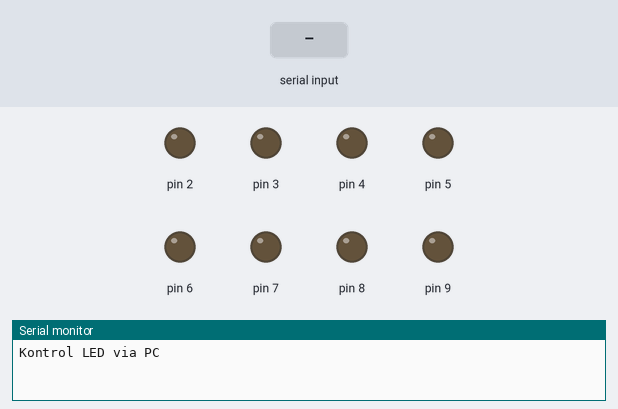
The sketch below on a simulated Arduino Uno, built with avr-gcc and run on an emulated ATmega328P. Shown: output pins drawn as LEDs (lit = HIGH), the last lines printed to the serial monitor. Inputs (shaded band) come from the test bench.

Above: at 1.2 s.
1.3 s: "1" received over Serial
At 2.4 s:
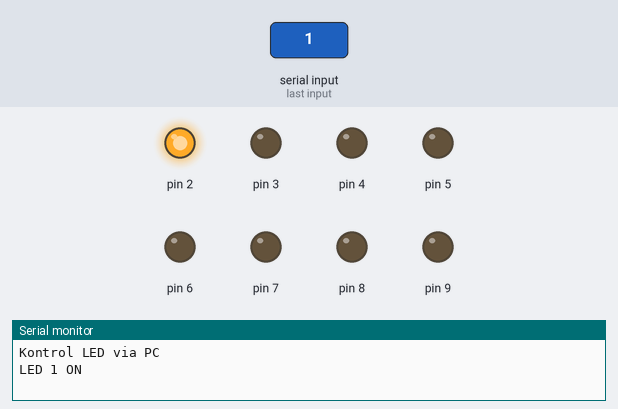
2.8 s: "2" received over Serial
At 3.6 s:
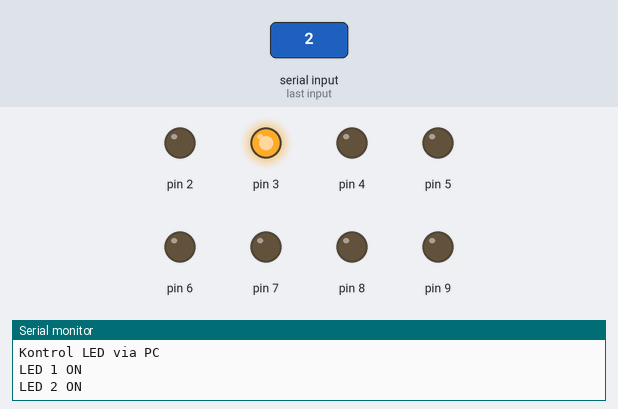
4.3 s: "3" received over Serial
At 4.7 s:
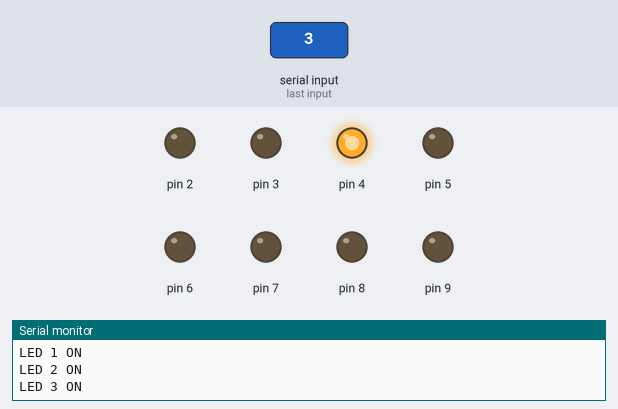
5.8 s: "4" received over Serial
At 7.0 s:
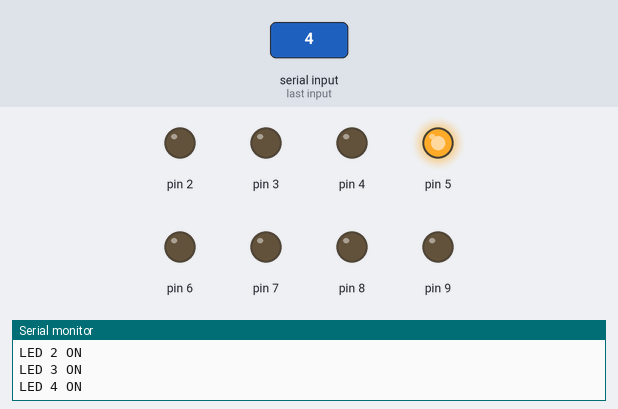
7.3 s: "5" received over Serial
At 8.2 s:
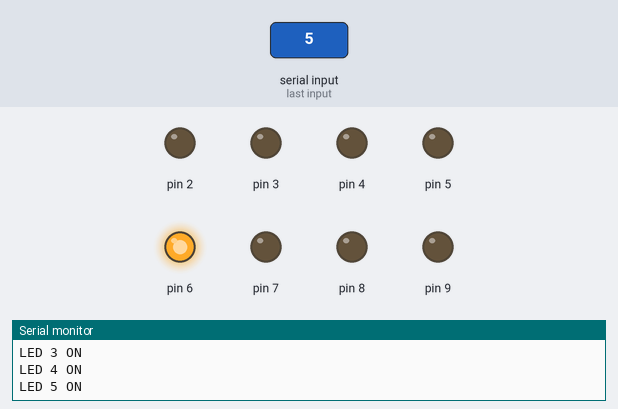
8.8 s: "6" received over Serial
At 9.3 s:
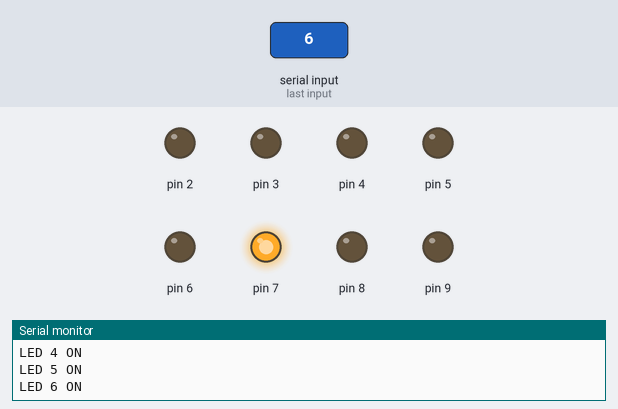
Timing chart, 0 to 11.3 s (numbered marks = the images above; inputs shaded):
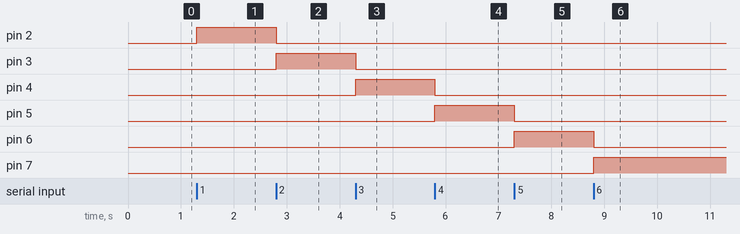

The sketch:

Serial_Coms.ino
```cpp
// Program 18: kontrol LED via PC
byte in_serial, str;

void setup() {
  pinMode(2, OUTPUT);
  pinMode(3, OUTPUT);
  pinMode(4, OUTPUT);
  pinMode(5, OUTPUT);
  pinMode(6, OUTPUT);
  pinMode(7, OUTPUT);
  pinMode(8, OUTPUT);
  pinMode(9, OUTPUT);
  Serial.begin(9600);
  Serial.println("Kontrol LED via PC");
}

void loop() {
  in_serial = Serial.read();
  str = char(in_serial);

  switch (str) {
    case '1':
      digitalWrite(2, 1);
      digitalWrite(3, 0);
      digitalWrite(4, 0);
      digitalWrite(5, 0);
      digitalWrite(6, 0);
      digitalWrite(7, 0);
      digitalWrite(8, 0);
      digitalWrite(9, 0);
      Serial.println("LED 1 ON");
      break;

    case '2':
      digitalWrite(2, 0);
      digitalWrite(3, 1);
      digitalWrite(4, 0);
      digitalWrite(5, 0);
      digitalWrite(6, 0);
      digitalWrite(7, 0);
      digitalWrite(8, 0);
      digitalWrite(9, 0);
      Serial.println("LED 2 ON");
      break;

    case '3':
      digitalWrite(2, 0);
      digitalWrite(3, 0);
      digitalWrite(4, 1);
      digitalWrite(5, 0);
      digitalWrite(6, 0);
      digitalWrite(7, 0);
      digitalWrite(8, 0);
      digitalWrite(9, 0);
      Serial.println("LED 3 ON");
      break;

    case '4':
      digitalWrite(2, 0);
      digitalWrite(3, 0);
      digitalWrite(4, 0);
      digitalWrite(5, 1);
      digitalWrite(6, 0);
      digitalWrite(7, 0);
      digitalWrite(8, 0);
      digitalWrite(9, 0);
      Serial.println("LED 4 ON");
      break;

    case '5':
      digitalWrite(2, 0);
      digitalWrite(3, 0);
      digitalWrite(4, 0);
      digitalWrite(5, 0);
      digitalWrite(6, 1);
      digitalWrite(7, 0);
      digitalWrite(8, 0);
      digitalWrite(9, 0);
      Serial.println("LED 5 ON");
      break;

    case '6':
      digitalWrite(2, 0);
      digitalWrite(3, 0);
      digitalWrite(4, 0);
      digitalWrite(5, 0);
      digitalWrite(6, 0);
      digitalWrite(7, 1);
      digitalWrite(8, 0);
      digitalWrite(9, 0);
      Serial.println("LED 6 ON");
      break;

    case '7':
      digitalWrite(2, 0);
      digitalWrite(3, 0);
      digitalWrite(4, 0);
      digitalWrite(5, 0);
      digitalWrite(6, 0);
      digitalWrite(7, 0);
      digitalWrite(8, 1);
      digitalWrite(9, 0);
      Serial.println("LED 7 ON");
      break;

    case '8':
      digitalWrite(2, 0);
      digitalWrite(3, 0);
      digitalWrite(4, 0);
      digitalWrite(5, 0);
      digitalWrite(6, 0);
      digitalWrite(7, 0);
      digitalWrite(8, 0);
      digitalWrite(9, 1);
      Serial.println("LED 8 ON");
      break;
  }
}
```

Measured:
- after the input at 1.3 s, pin 2: LOW → HIGH at once
- after the input at 2.8 s, pin 2: HIGH → LOW at once; pin 3: LOW → HIGH at once
- after the input at 4.3 s, pin 3: HIGH → LOW at once; pin 4: LOW → HIGH at once
- after the input at 5.8 s, pin 4: HIGH → LOW at once; pin 5: LOW → HIGH at once
- after the input at 7.3 s, pin 5: HIGH → LOW at once; pin 6: LOW → HIGH at once
- after the input at 8.8 s, pin 6: HIGH → LOW at once; pin 7: LOW → HIGH at once
